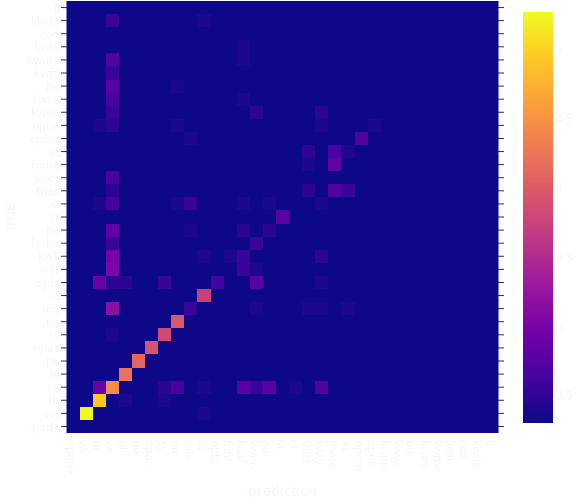

The notebook cell this image was saved under:
### Markdown cell above
## simple fill

### Code cell
pred_filled = []
for p, pd in zip(pred_tags, pred_tags_det, strict=True):
    pred_filled.append(pd if pd != "uk" else p)

print(pred_filled)
eval(true_tags, pred_filled)

### Figure 1 — Plotly figure (JSON) as saved in the notebook; plotly's stock layout.template omitted (floating-point values rounded to 4 significant figures; data arrays with more than 128 entries replaced by an {"elided": "..."} marker saying what was removed)
{"data": [{"text": {"elided": "33x33 int values"}, "type": "heatmap", "x": ["<pad>", "ws", "br", "va", "nl", "pu", "opas", "sy", "nu", "mo", "id", "opbi", "fnfr", "kwfl", "kwim", "pa", "st", "cl", "fnas", "kwty", "fnme", "at", "opcm", "opun", "kwop", "kwva", "bo", "kwfn", "kwmo", "kwio", "cofl", "kwde", "li"], "y": ["<pad>", "ws", "br", "va", "nl", "pu", "opas", "sy", "nu", "mo", "id", "opbi", "fnfr", "kwfl", "kwim", "pa", "st", "cl", "fnas", "kwty", "fnme", "at", "opcm", "opun", "kwop", "kwva", "bo", "kwfn", "kwmo", "kwio", "cofl", "kwde", "li"], "z": {"elided": "33x33 float values"}}], "layout": {"height": 500, "width": 580, "xaxis": {"dtick": 1, "title": {"text": "prediction"}, "type": "category"}, "yaxis": {"dtick": 1, "scaleanchor": "x", "title": {"text": "true"}, "type": "category"}}}
